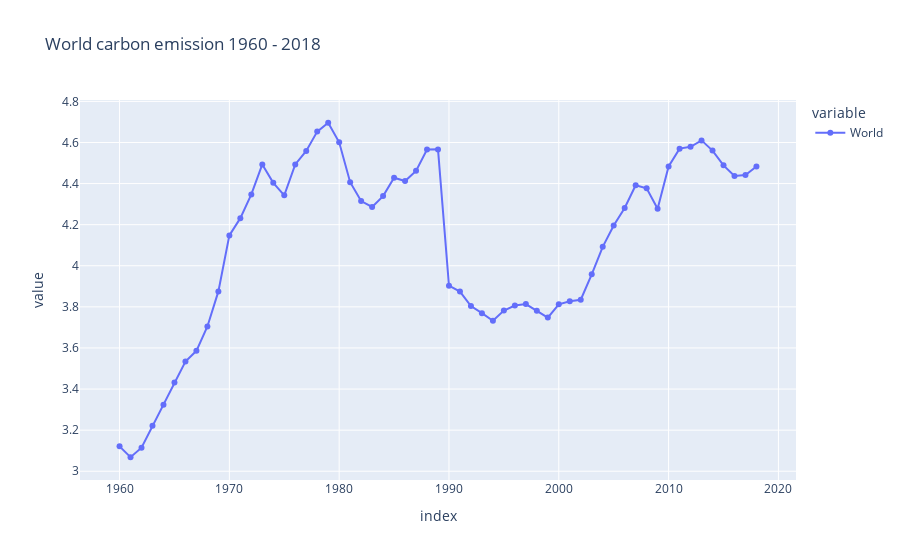

This figure's notebook cell:
### Code cell
px.line(data_frame=df1,x=df1.index, y=['World'],markers=True, title='World carbon emission 1960 - 2018')

### Figure 1 — Plotly figure (JSON) as saved in the notebook; plotly's stock layout.template omitted (floating-point values rounded to 4 significant figures)
{"data": [{"hovertemplate": "variable=World<br>index=%{x}<br>value=%{y}<extra></extra>", "legendgroup": "World", "line": {"color": "#636efa", "dash": "solid"}, "marker": {"symbol": "circle"}, "mode": "lines+markers", "name": "World", "orientation": "v", "showlegend": true, "type": "scatter", "x": [1960, 1961, 1962, 1963, 1964, 1965, 1966, 1967, 1968, 1969, 1970, 1971, 1972, 1973, 1974, 1975, 1976, 1977, 1978, 1979, 1980, 1981, 1982, 1983, 1984, 1985, 1986, 1987, 1988, 1989, 1990, 1991, 1992, 1993, 1994, 1995, 1996, 1997, 1998, 1999, 2000, 2001, 2002, 2003, 2004, 2005, 2006, 2007, 2008, 2009, 2010, 2011, 2012, 2013, 2014, 2015, 2016, 2017, 2018], "xaxis": "x", "y": [3.121, 3.068, 3.115, 3.221, 3.324, 3.432, 3.534, 3.586, 3.705, 3.875, 4.148, 4.232, 4.347, 4.493, 4.404, 4.343, 4.493, 4.559, 4.653, 4.696, 4.601, 4.407, 4.315, 4.286, 4.339, 4.428, 4.412, 4.462, 4.565, 4.566, 3.903, 3.875, 3.804, 3.769, 3.732, 3.782, 3.807, 3.814, 3.781, 3.748, 3.813, 3.828, 3.835, 3.959, 4.092, 4.196, 4.281, 4.392, 4.377, 4.277, 4.483, 4.57, 4.579, 4.61, 4.561, 4.489, 4.437, 4.441, 4.484], "yaxis": "y"}], "layout": {"legend": {"title": {"text": "variable"}, "tracegroupgap": 0}, "title": {"text": "World carbon emission 1960 - 2018"}, "xaxis": {"anchor": "y", "domain": [0, 1], "title": {"text": "index"}}, "yaxis": {"anchor": "x", "domain": [0, 1], "title": {"text": "value"}}}}
